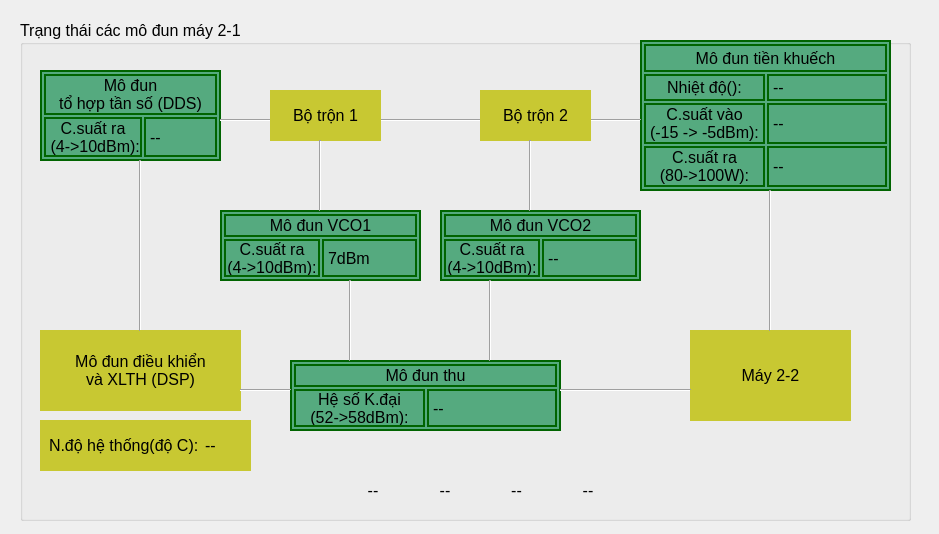
<?xml version="1.0" encoding="UTF-8"?>
<ui version="4.0">
 <class>StatusWindow</class>
 <widget class="QMainWindow" name="StatusWindow">
  <property name="geometry">
   <rect>
    <x>0</x>
    <y>0</y>
    <width>939</width>
    <height>534</height>
   </rect>
  </property>
  <property name="font">
   <font>
    <pointsize>16</pointsize>
   </font>
  </property>
  <property name="windowTitle">
   <string>MainWindow</string>
  </property>
  <widget class="QWidget" name="centralwidget">
   <widget class="QGroupBox" name="groupBox">
    <property name="geometry">
     <rect>
      <x>20</x>
      <y>20</y>
      <width>891</width>
      <height>501</height>
     </rect>
    </property>
    <property name="font">
     <font>
      <pointsize>12</pointsize>
     </font>
    </property>
    <property name="title">
     <string>Trạng thái các mô đun máy 2-1</string>
    </property>
    <widget class="QFrame" name="frame_5">
     <property name="geometry">
      <rect>
       <x>270</x>
       <y>340</y>
       <width>271</width>
       <height>71</height>
      </rect>
     </property>
     <property name="font">
      <font>
       <pointsize>12</pointsize>
      </font>
     </property>
     <property name="styleSheet">
      <string notr="true">background-color: rgb(85, 170, 127);
border: 2px solid darkgreen;
</string>
     </property>
     <property name="frameShape">
      <enum>QFrame::StyledPanel</enum>
     </property>
     <property name="frameShadow">
      <enum>QFrame::Raised</enum>
     </property>
     <layout class="QGridLayout" name="gridLayout_5">
      <property name="leftMargin">
       <number>2</number>
      </property>
      <property name="topMargin">
       <number>2</number>
      </property>
      <property name="rightMargin">
       <number>2</number>
      </property>
      <property name="bottomMargin">
       <number>2</number>
      </property>
      <property name="spacing">
       <number>2</number>
      </property>
      <item row="1" column="1">
       <widget class="QLabel" name="label_res_receiver">
        <property name="font">
         <font>
          <pointsize>12</pointsize>
         </font>
        </property>
        <property name="text">
         <string>--</string>
        </property>
       </widget>
      </item>
      <item row="1" column="0">
       <widget class="QLabel" name="label_123">
        <property name="font">
         <font>
          <pointsize>12</pointsize>
         </font>
        </property>
        <property name="text">
         <string>Hệ số K.đại
(52-&gt;58dBm):</string>
        </property>
        <property name="alignment">
         <set>Qt::AlignCenter</set>
        </property>
       </widget>
      </item>
      <item row="0" column="0" colspan="2">
       <widget class="QLabel" name="label_5">
        <property name="font">
         <font>
          <pointsize>12</pointsize>
         </font>
        </property>
        <property name="text">
         <string>Mô đun thu</string>
        </property>
        <property name="alignment">
         <set>Qt::AlignCenter</set>
        </property>
       </widget>
      </item>
     </layout>
    </widget>
    <widget class="QFrame" name="frame">
     <property name="geometry">
      <rect>
       <x>20</x>
       <y>50</y>
       <width>181</width>
       <height>91</height>
      </rect>
     </property>
     <property name="font">
      <font>
       <pointsize>12</pointsize>
      </font>
     </property>
     <property name="styleSheet">
      <string notr="true">background-color: rgb(85, 170, 127);
border: 2px solid darkgreen;
</string>
     </property>
     <property name="frameShape">
      <enum>QFrame::StyledPanel</enum>
     </property>
     <property name="frameShadow">
      <enum>QFrame::Raised</enum>
     </property>
     <layout class="QGridLayout" name="gridLayout">
      <property name="leftMargin">
       <number>2</number>
      </property>
      <property name="topMargin">
       <number>2</number>
      </property>
      <property name="rightMargin">
       <number>2</number>
      </property>
      <property name="bottomMargin">
       <number>2</number>
      </property>
      <property name="spacing">
       <number>2</number>
      </property>
      <item row="1" column="0">
       <widget class="QLabel" name="label_128">
        <property name="font">
         <font>
          <pointsize>12</pointsize>
         </font>
        </property>
        <property name="text">
         <string>C.suất ra
 (4-&gt;10dBm):</string>
        </property>
        <property name="alignment">
         <set>Qt::AlignCenter</set>
        </property>
       </widget>
      </item>
      <item row="0" column="0" colspan="2">
       <widget class="QLabel" name="label">
        <property name="font">
         <font>
          <pointsize>12</pointsize>
         </font>
        </property>
        <property name="text">
         <string>Mô đun 
tổ hợp tần số (DDS)</string>
        </property>
        <property name="alignment">
         <set>Qt::AlignCenter</set>
        </property>
       </widget>
      </item>
      <item row="1" column="1">
       <widget class="QLabel" name="label_res_dds_out">
        <property name="font">
         <font>
          <pointsize>12</pointsize>
         </font>
        </property>
        <property name="text">
         <string>--</string>
        </property>
       </widget>
      </item>
     </layout>
    </widget>
    <widget class="QFrame" name="frame_4">
     <property name="geometry">
      <rect>
       <x>420</x>
       <y>190</y>
       <width>201</width>
       <height>71</height>
      </rect>
     </property>
     <property name="font">
      <font>
       <pointsize>12</pointsize>
      </font>
     </property>
     <property name="styleSheet">
      <string notr="true">background-color: rgb(85, 170, 127);
border: 2px solid darkgreen;
</string>
     </property>
     <property name="frameShape">
      <enum>QFrame::StyledPanel</enum>
     </property>
     <property name="frameShadow">
      <enum>QFrame::Raised</enum>
     </property>
     <layout class="QGridLayout" name="gridLayout_4">
      <property name="leftMargin">
       <number>2</number>
      </property>
      <property name="topMargin">
       <number>2</number>
      </property>
      <property name="rightMargin">
       <number>2</number>
      </property>
      <property name="bottomMargin">
       <number>2</number>
      </property>
      <property name="spacing">
       <number>2</number>
      </property>
      <item row="0" column="0" colspan="2">
       <widget class="QLabel" name="label_4">
        <property name="font">
         <font>
          <pointsize>12</pointsize>
         </font>
        </property>
        <property name="text">
         <string>Mô đun VCO2</string>
        </property>
        <property name="alignment">
         <set>Qt::AlignCenter</set>
        </property>
       </widget>
      </item>
      <item row="1" column="0">
       <widget class="QLabel" name="label_127">
        <property name="font">
         <font>
          <pointsize>12</pointsize>
         </font>
        </property>
        <property name="text">
         <string>C.suất ra
(4-&gt;10dBm):</string>
        </property>
        <property name="alignment">
         <set>Qt::AlignCenter</set>
        </property>
       </widget>
      </item>
      <item row="1" column="1">
       <widget class="QLabel" name="label_vco_output_2">
        <property name="font">
         <font>
          <pointsize>12</pointsize>
         </font>
        </property>
        <property name="text">
         <string>--</string>
        </property>
       </widget>
      </item>
     </layout>
    </widget>
    <widget class="QFrame" name="frame_3">
     <property name="geometry">
      <rect>
       <x>200</x>
       <y>190</y>
       <width>201</width>
       <height>71</height>
      </rect>
     </property>
     <property name="font">
      <font>
       <pointsize>12</pointsize>
      </font>
     </property>
     <property name="styleSheet">
      <string notr="true">background-color: rgb(85, 170, 127);
border: 2px solid darkgreen;
</string>
     </property>
     <property name="frameShape">
      <enum>QFrame::StyledPanel</enum>
     </property>
     <property name="frameShadow">
      <enum>QFrame::Raised</enum>
     </property>
     <layout class="QGridLayout" name="gridLayout_3">
      <property name="leftMargin">
       <number>2</number>
      </property>
      <property name="topMargin">
       <number>2</number>
      </property>
      <property name="rightMargin">
       <number>2</number>
      </property>
      <property name="bottomMargin">
       <number>2</number>
      </property>
      <property name="spacing">
       <number>2</number>
      </property>
      <item row="0" column="0" colspan="2">
       <widget class="QLabel" name="label_3">
        <property name="font">
         <font>
          <pointsize>12</pointsize>
         </font>
        </property>
        <property name="text">
         <string>Mô đun VCO1</string>
        </property>
        <property name="alignment">
         <set>Qt::AlignCenter</set>
        </property>
       </widget>
      </item>
      <item row="1" column="0">
       <widget class="QLabel" name="label_129">
        <property name="font">
         <font>
          <pointsize>12</pointsize>
         </font>
        </property>
        <property name="text">
         <string>C.suất ra
(4-&gt;10dBm):</string>
        </property>
        <property name="alignment">
         <set>Qt::AlignCenter</set>
        </property>
       </widget>
      </item>
      <item row="1" column="1">
       <widget class="QLabel" name="label_vco_output_1">
        <property name="font">
         <font>
          <pointsize>12</pointsize>
         </font>
        </property>
        <property name="text">
         <string>7dBm</string>
        </property>
       </widget>
      </item>
     </layout>
    </widget>
    <widget class="QFrame" name="frame_2">
     <property name="geometry">
      <rect>
       <x>20</x>
       <y>310</y>
       <width>201</width>
       <height>81</height>
      </rect>
     </property>
     <property name="font">
      <font>
       <pointsize>12</pointsize>
      </font>
     </property>
     <property name="styleSheet">
      <string notr="true">background-color: rgb(200, 200, 50);
border: 2px;
border-color: rgb(100,100,10);</string>
     </property>
     <property name="frameShape">
      <enum>QFrame::StyledPanel</enum>
     </property>
     <property name="frameShadow">
      <enum>QFrame::Raised</enum>
     </property>
     <layout class="QGridLayout" name="gridLayout_2">
      <item row="0" column="0" colspan="2">
       <widget class="QLabel" name="label_2">
        <property name="font">
         <font>
          <pointsize>12</pointsize>
         </font>
        </property>
        <property name="text">
         <string>Mô đun điều khiển
và XLTH (DSP)</string>
        </property>
        <property name="alignment">
         <set>Qt::AlignCenter</set>
        </property>
       </widget>
      </item>
     </layout>
    </widget>
    <widget class="QFrame" name="frame_6">
     <property name="geometry">
      <rect>
       <x>620</x>
       <y>20</y>
       <width>251</width>
       <height>151</height>
      </rect>
     </property>
     <property name="font">
      <font>
       <pointsize>12</pointsize>
      </font>
     </property>
     <property name="styleSheet">
      <string notr="true">background-color: rgb(85, 170, 127);
border: 2px solid darkgreen;
</string>
     </property>
     <property name="frameShape">
      <enum>QFrame::StyledPanel</enum>
     </property>
     <property name="frameShadow">
      <enum>QFrame::Raised</enum>
     </property>
     <layout class="QGridLayout" name="gridLayout_6">
      <property name="leftMargin">
       <number>2</number>
      </property>
      <property name="topMargin">
       <number>2</number>
      </property>
      <property name="rightMargin">
       <number>2</number>
      </property>
      <property name="bottomMargin">
       <number>2</number>
      </property>
      <property name="spacing">
       <number>2</number>
      </property>
      <item row="2" column="0">
       <widget class="QLabel" name="label_125">
        <property name="font">
         <font>
          <pointsize>12</pointsize>
         </font>
        </property>
        <property name="text">
         <string>C.suất vào
(-15 -&gt; -5dBm):</string>
        </property>
        <property name="alignment">
         <set>Qt::AlignCenter</set>
        </property>
       </widget>
      </item>
      <item row="1" column="1">
       <widget class="QLabel" name="label_res_trans_temp">
        <property name="font">
         <font>
          <pointsize>12</pointsize>
         </font>
        </property>
        <property name="text">
         <string>--</string>
        </property>
       </widget>
      </item>
      <item row="0" column="0" colspan="2">
       <widget class="QLabel" name="label_6">
        <property name="font">
         <font>
          <pointsize>12</pointsize>
         </font>
        </property>
        <property name="text">
         <string>Mô đun tiền khuếch</string>
        </property>
        <property name="alignment">
         <set>Qt::AlignCenter</set>
        </property>
       </widget>
      </item>
      <item row="3" column="1">
       <widget class="QLabel" name="label_trans_output">
        <property name="font">
         <font>
          <pointsize>12</pointsize>
         </font>
        </property>
        <property name="text">
         <string>--</string>
        </property>
       </widget>
      </item>
      <item row="3" column="0">
       <widget class="QLabel" name="label_126">
        <property name="font">
         <font>
          <pointsize>12</pointsize>
         </font>
        </property>
        <property name="text">
         <string>C.suất ra
(80-&gt;100W):</string>
        </property>
        <property name="alignment">
         <set>Qt::AlignCenter</set>
        </property>
       </widget>
      </item>
      <item row="2" column="1">
       <widget class="QLabel" name="label_trans_input">
        <property name="font">
         <font>
          <pointsize>12</pointsize>
         </font>
        </property>
        <property name="text">
         <string>--</string>
        </property>
       </widget>
      </item>
      <item row="1" column="0">
       <widget class="QLabel" name="label_124">
        <property name="font">
         <font>
          <pointsize>12</pointsize>
         </font>
        </property>
        <property name="text">
         <string>Nhiệt độ():</string>
        </property>
        <property name="alignment">
         <set>Qt::AlignCenter</set>
        </property>
       </widget>
      </item>
     </layout>
    </widget>
    <widget class="Line" name="line">
     <property name="geometry">
      <rect>
       <x>200</x>
       <y>90</y>
       <width>51</width>
       <height>20</height>
      </rect>
     </property>
     <property name="font">
      <font>
       <pointsize>12</pointsize>
      </font>
     </property>
     <property name="orientation">
      <enum>Qt::Horizontal</enum>
     </property>
    </widget>
    <widget class="Line" name="line_2">
     <property name="geometry">
      <rect>
       <x>460</x>
       <y>260</y>
       <width>20</width>
       <height>81</height>
      </rect>
     </property>
     <property name="font">
      <font>
       <pointsize>12</pointsize>
      </font>
     </property>
     <property name="orientation">
      <enum>Qt::Vertical</enum>
     </property>
    </widget>
    <widget class="Line" name="line_3">
     <property name="geometry">
      <rect>
       <x>320</x>
       <y>260</y>
       <width>20</width>
       <height>81</height>
      </rect>
     </property>
     <property name="font">
      <font>
       <pointsize>12</pointsize>
      </font>
     </property>
     <property name="orientation">
      <enum>Qt::Vertical</enum>
     </property>
    </widget>
    <widget class="QFrame" name="frame_7">
     <property name="geometry">
      <rect>
       <x>670</x>
       <y>310</y>
       <width>161</width>
       <height>91</height>
      </rect>
     </property>
     <property name="font">
      <font>
       <pointsize>12</pointsize>
      </font>
     </property>
     <property name="styleSheet">
      <string notr="true">background-color: rgb(200, 200, 50);
border: 2px;
border-color: rgb(100,100,10);</string>
     </property>
     <property name="frameShape">
      <enum>QFrame::StyledPanel</enum>
     </property>
     <property name="frameShadow">
      <enum>QFrame::Raised</enum>
     </property>
     <layout class="QGridLayout" name="gridLayout_7">
      <item row="0" column="0">
       <widget class="QLabel" name="label_8">
        <property name="font">
         <font>
          <pointsize>12</pointsize>
         </font>
        </property>
        <property name="text">
         <string>Máy 2-2</string>
        </property>
        <property name="alignment">
         <set>Qt::AlignCenter</set>
        </property>
       </widget>
      </item>
     </layout>
    </widget>
    <widget class="Line" name="line_6">
     <property name="geometry">
      <rect>
       <x>360</x>
       <y>90</y>
       <width>101</width>
       <height>20</height>
      </rect>
     </property>
     <property name="font">
      <font>
       <pointsize>12</pointsize>
      </font>
     </property>
     <property name="orientation">
      <enum>Qt::Horizontal</enum>
     </property>
    </widget>
    <widget class="Line" name="line_7">
     <property name="geometry">
      <rect>
       <x>570</x>
       <y>90</y>
       <width>51</width>
       <height>20</height>
      </rect>
     </property>
     <property name="font">
      <font>
       <pointsize>12</pointsize>
      </font>
     </property>
     <property name="orientation">
      <enum>Qt::Horizontal</enum>
     </property>
    </widget>
    <widget class="Line" name="line_8">
     <property name="geometry">
      <rect>
       <x>740</x>
       <y>170</y>
       <width>20</width>
       <height>141</height>
      </rect>
     </property>
     <property name="font">
      <font>
       <pointsize>12</pointsize>
      </font>
     </property>
     <property name="orientation">
      <enum>Qt::Vertical</enum>
     </property>
    </widget>
    <widget class="Line" name="line_9">
     <property name="geometry">
      <rect>
       <x>540</x>
       <y>360</y>
       <width>131</width>
       <height>20</height>
      </rect>
     </property>
     <property name="font">
      <font>
       <pointsize>12</pointsize>
      </font>
     </property>
     <property name="orientation">
      <enum>Qt::Horizontal</enum>
     </property>
    </widget>
    <widget class="Line" name="line_11">
     <property name="geometry">
      <rect>
       <x>110</x>
       <y>140</y>
       <width>20</width>
       <height>171</height>
      </rect>
     </property>
     <property name="font">
      <font>
       <pointsize>12</pointsize>
      </font>
     </property>
     <property name="orientation">
      <enum>Qt::Vertical</enum>
     </property>
    </widget>
    <widget class="Line" name="line_12">
     <property name="geometry">
      <rect>
       <x>220</x>
       <y>360</y>
       <width>51</width>
       <height>20</height>
      </rect>
     </property>
     <property name="font">
      <font>
       <pointsize>12</pointsize>
      </font>
     </property>
     <property name="orientation">
      <enum>Qt::Horizontal</enum>
     </property>
    </widget>
    <widget class="QFrame" name="frame_9">
     <property name="geometry">
      <rect>
       <x>250</x>
       <y>70</y>
       <width>111</width>
       <height>51</height>
      </rect>
     </property>
     <property name="font">
      <font>
       <pointsize>12</pointsize>
      </font>
     </property>
     <property name="styleSheet">
      <string notr="true">background-color: rgb(200, 200, 50);
border: 2px;
border-color: rgb(100,100,10);</string>
     </property>
     <property name="frameShape">
      <enum>QFrame::StyledPanel</enum>
     </property>
     <property name="frameShadow">
      <enum>QFrame::Raised</enum>
     </property>
     <layout class="QGridLayout" name="gridLayout_9">
      <item row="0" column="0">
       <widget class="QLabel" name="label_10">
        <property name="font">
         <font>
          <pointsize>12</pointsize>
         </font>
        </property>
        <property name="text">
         <string>Bộ trộn 1</string>
        </property>
        <property name="alignment">
         <set>Qt::AlignCenter</set>
        </property>
       </widget>
      </item>
     </layout>
    </widget>
    <widget class="QFrame" name="frame_10">
     <property name="geometry">
      <rect>
       <x>460</x>
       <y>70</y>
       <width>111</width>
       <height>51</height>
      </rect>
     </property>
     <property name="font">
      <font>
       <pointsize>12</pointsize>
      </font>
     </property>
     <property name="styleSheet">
      <string notr="true">background-color: rgb(200, 200, 50);
border: 2px;
border-color: rgb(100,100,10);</string>
     </property>
     <property name="frameShape">
      <enum>QFrame::StyledPanel</enum>
     </property>
     <property name="frameShadow">
      <enum>QFrame::Raised</enum>
     </property>
     <layout class="QGridLayout" name="gridLayout_10">
      <item row="0" column="0">
       <widget class="QLabel" name="label_11">
        <property name="font">
         <font>
          <pointsize>12</pointsize>
         </font>
        </property>
        <property name="text">
         <string>Bộ trộn 2</string>
        </property>
        <property name="alignment">
         <set>Qt::AlignCenter</set>
        </property>
       </widget>
      </item>
     </layout>
    </widget>
    <widget class="Line" name="line_13">
     <property name="geometry">
      <rect>
       <x>290</x>
       <y>120</y>
       <width>20</width>
       <height>71</height>
      </rect>
     </property>
     <property name="font">
      <font>
       <pointsize>12</pointsize>
      </font>
     </property>
     <property name="orientation">
      <enum>Qt::Vertical</enum>
     </property>
    </widget>
    <widget class="Line" name="line_14">
     <property name="geometry">
      <rect>
       <x>500</x>
       <y>120</y>
       <width>20</width>
       <height>71</height>
      </rect>
     </property>
     <property name="font">
      <font>
       <pointsize>12</pointsize>
      </font>
     </property>
     <property name="orientation">
      <enum>Qt::Vertical</enum>
     </property>
    </widget>
    <widget class="QFrame" name="frame_11">
     <property name="geometry">
      <rect>
       <x>20</x>
       <y>400</y>
       <width>211</width>
       <height>51</height>
      </rect>
     </property>
     <property name="font">
      <font>
       <pointsize>12</pointsize>
      </font>
     </property>
     <property name="styleSheet">
      <string notr="true">background-color: rgb(200, 200, 50);
border: 2px;
border-color: rgb(100,100,10);</string>
     </property>
     <property name="frameShape">
      <enum>QFrame::StyledPanel</enum>
     </property>
     <property name="frameShadow">
      <enum>QFrame::Raised</enum>
     </property>
     <layout class="QGridLayout" name="gridLayout_11">
      <item row="0" column="1">
       <widget class="QLabel" name="label_res_main_temp">
        <property name="font">
         <font>
          <pointsize>12</pointsize>
         </font>
        </property>
        <property name="text">
         <string>--</string>
        </property>
       </widget>
      </item>
      <item row="0" column="0">
       <widget class="QLabel" name="label_1256">
        <property name="font">
         <font>
          <pointsize>12</pointsize>
         </font>
        </property>
        <property name="text">
         <string>N.độ hệ thống(độ C):</string>
        </property>
       </widget>
      </item>
     </layout>
    </widget>
    <widget class="QWidget" name="layoutWidget">
     <property name="geometry">
      <rect>
       <x>320</x>
       <y>460</y>
       <width>281</width>
       <height>21</height>
      </rect>
     </property>
     <layout class="QHBoxLayout" name="horizontalLayout">
      <item>
       <widget class="QLabel" name="label_byte_1">
        <property name="font">
         <font>
          <pointsize>12</pointsize>
         </font>
        </property>
        <property name="text">
         <string>--</string>
        </property>
        <property name="alignment">
         <set>Qt::AlignCenter</set>
        </property>
       </widget>
      </item>
      <item>
       <widget class="QLabel" name="label_byte_2">
        <property name="font">
         <font>
          <pointsize>12</pointsize>
         </font>
        </property>
        <property name="text">
         <string>--</string>
        </property>
        <property name="alignment">
         <set>Qt::AlignCenter</set>
        </property>
       </widget>
      </item>
      <item>
       <widget class="QLabel" name="label_byte_3">
        <property name="font">
         <font>
          <pointsize>12</pointsize>
         </font>
        </property>
        <property name="text">
         <string>--</string>
        </property>
        <property name="alignment">
         <set>Qt::AlignCenter</set>
        </property>
       </widget>
      </item>
      <item>
       <widget class="QLabel" name="label_byte_4">
        <property name="font">
         <font>
          <pointsize>12</pointsize>
         </font>
        </property>
        <property name="text">
         <string>--</string>
        </property>
        <property name="alignment">
         <set>Qt::AlignCenter</set>
        </property>
       </widget>
      </item>
     </layout>
    </widget>
   </widget>
  </widget>
 </widget>
 <resources/>
 <connections/>
</ui>
